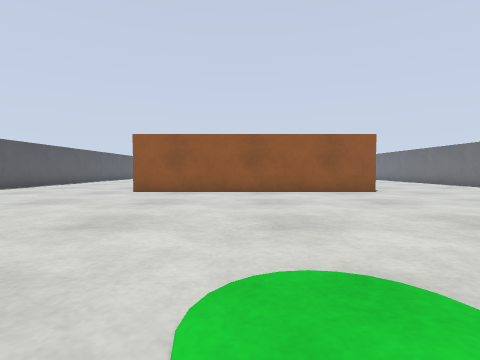
View 1 (above)

19 first-person views from a walk through a world built for the Gazebo simulator. The camera is 0.19 m above the floor, tilts 2° down and sees 80° across. The floor is counted in squares, 0.25 m on a side. Each view is taken from the middle of a square. On the plan, view 1 faces up. The plan holds only what a view shows up to about 10 squares ahead; the rest is blank. The place goes on beyond the plan.

View 2
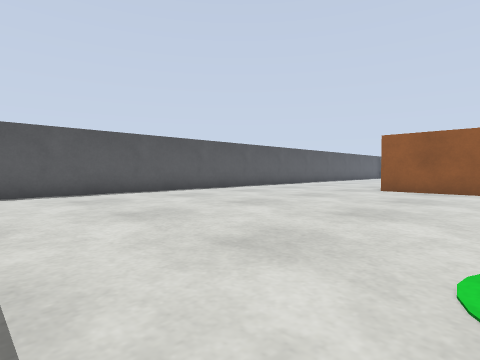

View 3
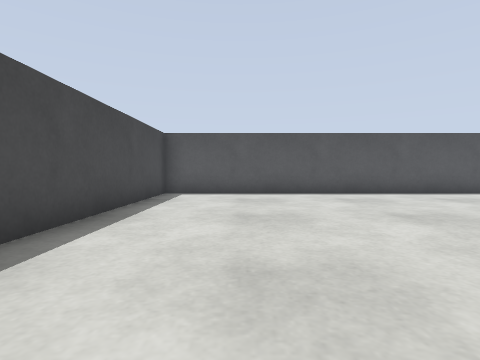

View 4
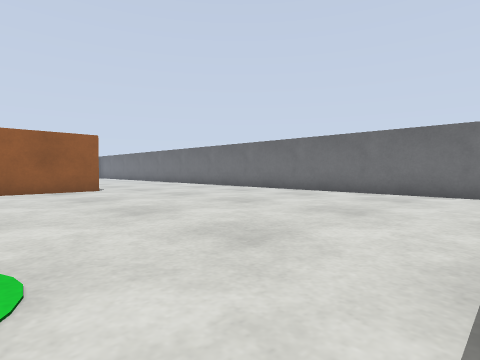

View 5
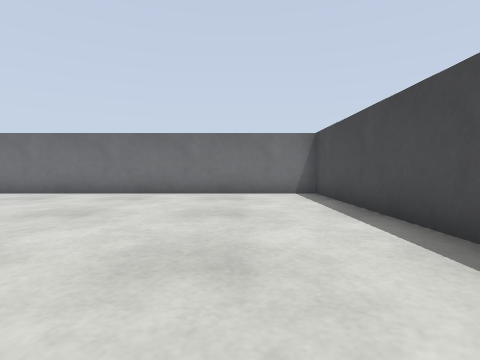

View 6
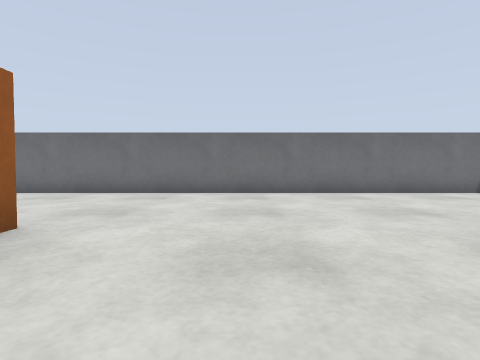

View 7
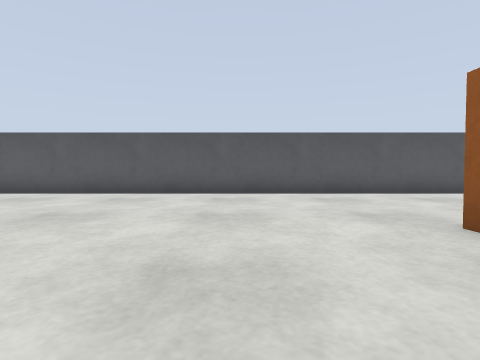

View 8
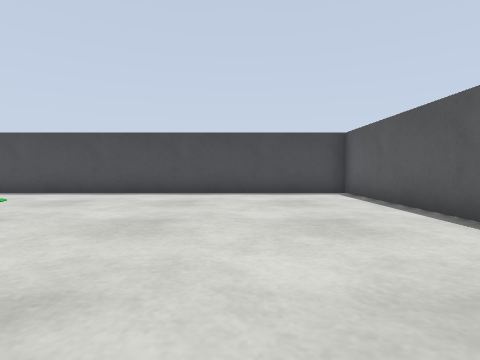

View 9
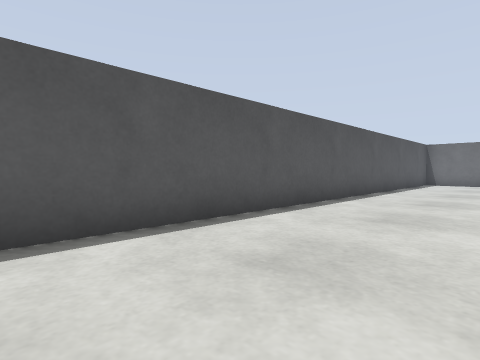

View 10
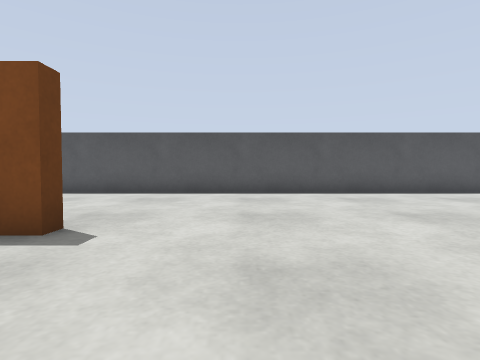

View 11
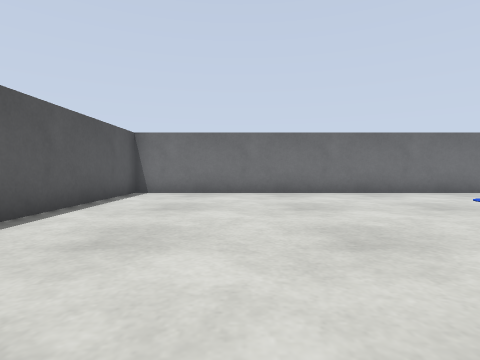

View 12
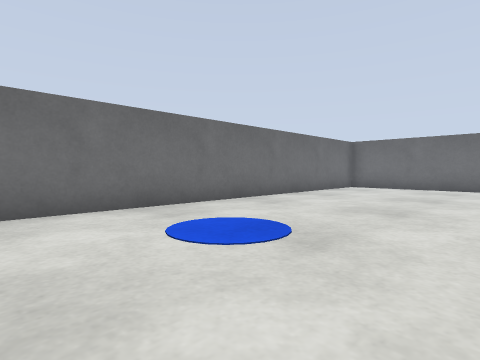

View 13
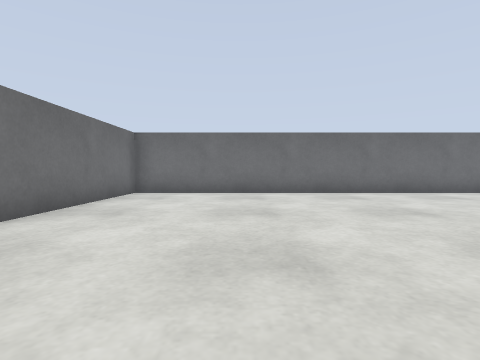

View 14
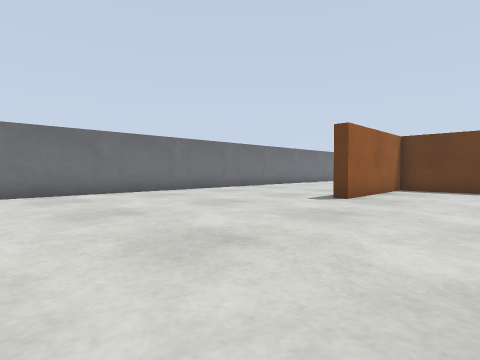

View 15
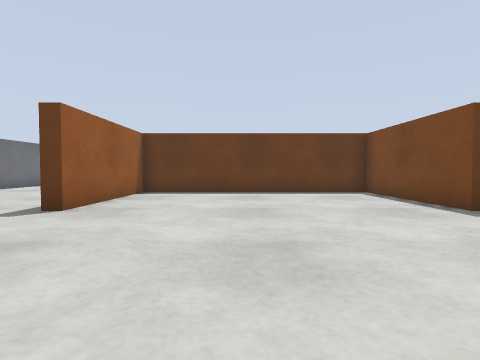

View 16
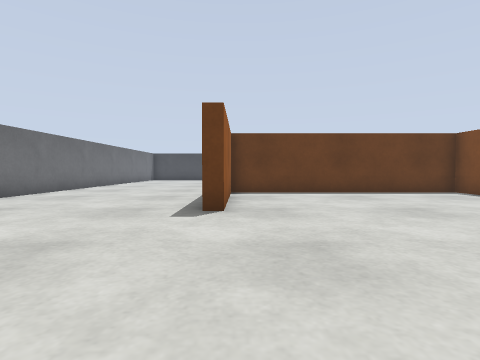

View 17
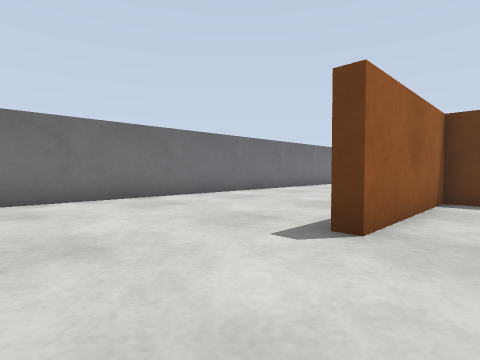

View 18
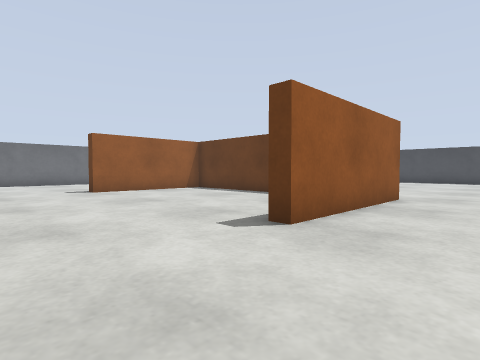

View 19
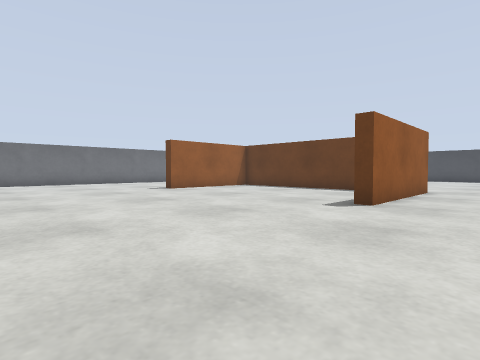

### Floor plan
Points are (right, up) in squares from view 1. A wall is a line through its corners. A room is listed if a view was taken in it or the views show most of it. See-through windows are left out.
Room 1 (views 1, 2, 3, 4, 5, 6, 7, 8)
walls: (3.9, -1.5) (10.5, -1.5) (10.5, 8.5); (4.8, 9.9) (-3.7, 9.9); (-9.5, 8.5) (-9.5, -1.5) (2, -1.5)
ways out: opening at (-7, 8.2) to room 2; opening at (7, 8.1) to room 2
Room 2 (views 9, 10, 11, 12, 13, 14, 15, 16, 17, 18, 19)
walls: (-3.7, 9.9) (-3.7, 14.7) (-3.3, 14.7) (-3.3, 10.3) (4.3, 10.3) (4.3, 14.7) (4.8, 14.7); (10.5, 8.5) (10.5, 26.5) (-9.5, 26.5) (-9.5, 8.5)
ways out: opening at (-7, 8.2) to room 1; opening at (7, 8.1) to room 1

Where each view was taken, in squares from view 1:
view 1: 0 up, 0 right, facing up
view 2: 1 down, 0 right, facing up-left
view 3: 1 up, 0 right, facing left
view 4: 1 down, 1 right, facing up-right
view 5: 1 up, 1 right, facing right
view 6: 7 up, 1 right, facing right
view 7: 7 up, 0 right, facing left
view 8: 8 up, 6 left, facing down
view 9: 10 up, 6 left, facing up-left
view 10: 17 up, 0 right, facing left
view 11: 17 up, 6 left, facing up
view 12: 21 up, 2 left, facing up-right
view 13: 23 up, 1 right, facing right
view 14: 22 up, 1 right, facing down-right
view 15: 20 up, 1 right, facing down
view 16: 20 up, 4 right, facing down
view 17: 18 up, 3 right, facing down-right
view 18: 18 up, 6 left, facing down-right
view 19: 21 up, 6 left, facing down-right
